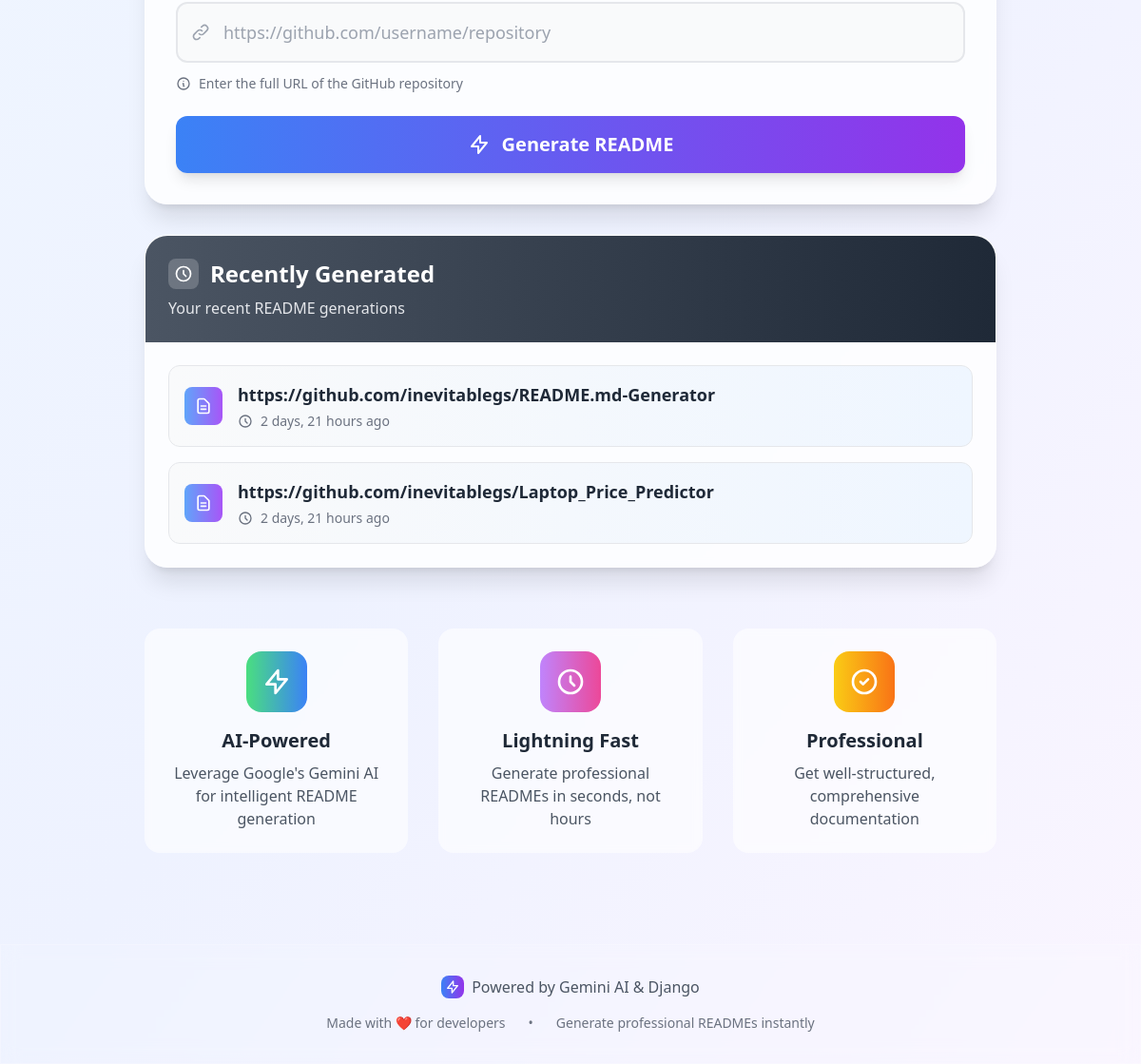
Before: / (lower part) with the older database file.
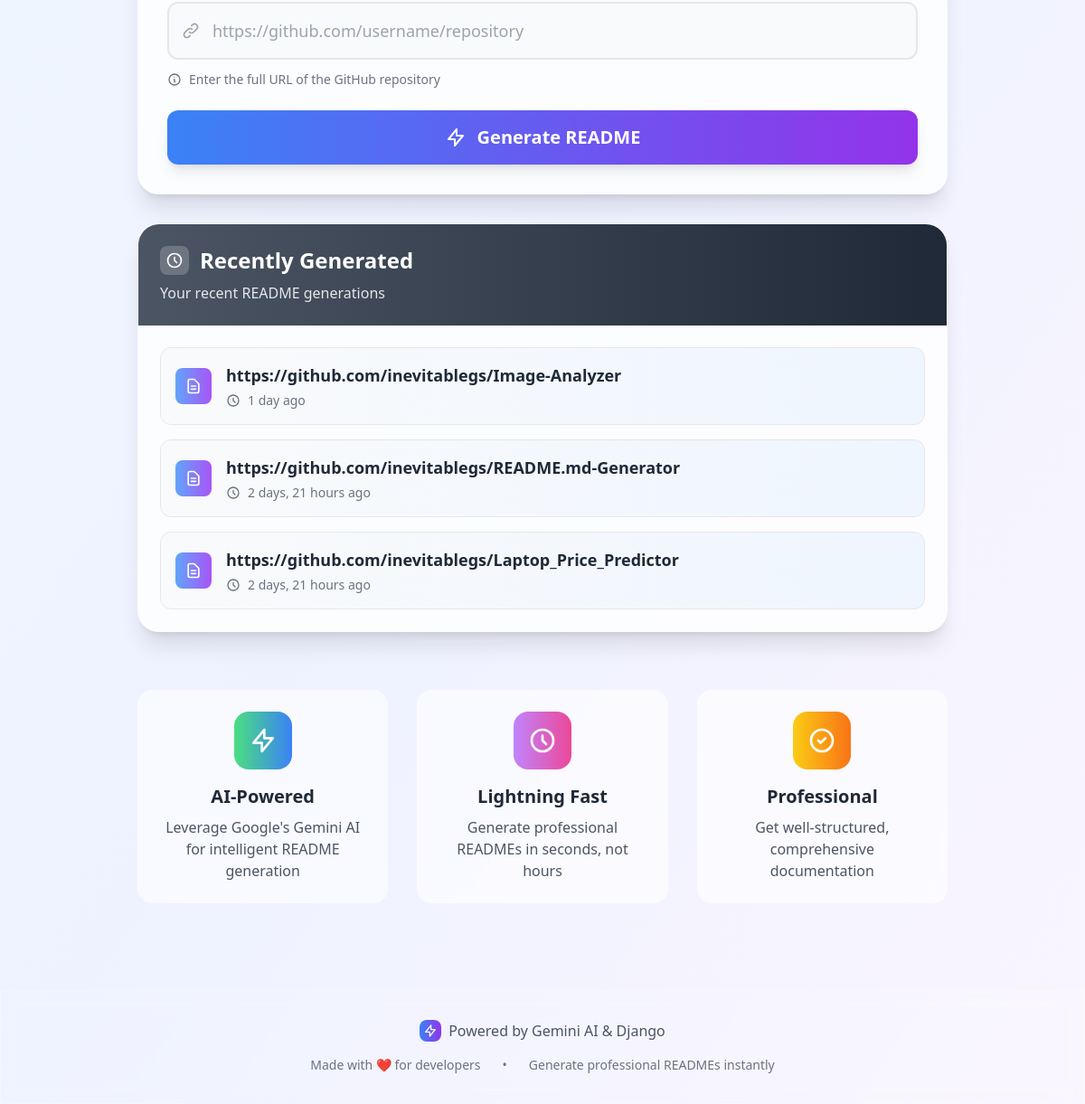
After: the same page with the newer database file.
### generator/models.py (models this page shows, shortened)
class Repository(models.Model):
    url = models.URLField(
        max_length=255,
        validators=[URLValidator()],
        unique=True
    )
    created_at = models.DateTimeField(auto_now_add=True)
    updated_at = models.DateTimeField(auto_now=True)
    readme_content = models.TextField(blank=True)
    language_stats = models.JSONField(default=dict, blank=True)
    topics = models.JSONField(default=list, blank=True)
    class Meta:
        verbose_name_plural = "Repositories"
        ordering = ['-created_at']

### generator/views.py (the view)
# urls.py: path('', views.home, name='home'),
@never_cache
@require_http_methods(["GET", "POST"])
def home(request):
    if request.method == 'POST':
        form = RepoForm(request.POST)
        if form.is_valid():
            try:
                repo_url = form.cleaned_data['repo_url']
                readme_content = generate_readme(repo_url)
                Repository.objects.update_or_create(
                    url=repo_url,
                    defaults={'readme_content': readme_content}
                )
                return render(request, 'result.html', {
                    'readme': readme_content,
                    'repo_url': repo_url
                })
            except Exception as e:
                error_msg = str(e)
                if "404" in error_msg and "license" in error_msg:
                    messages.warning(request, "License information not found for this repository. Generated README without license details.")
                else:
                    messages.error(request, f"Error: {error_msg}")
                return redirect('home')
        else:
            messages.error(request, "Please enter a valid GitHub repository URL")
    else:
        form = RepoForm()
    return render(request, 'home.html', {
        'form': form,
        'recent_repos': Repository.objects.order_by('-created_at')[:5]
    })

### generator/forms.py (shortened to what this page needs)
class RepoForm(forms.Form):
    repo_url = forms.URLField(
        label='GitHub Repository URL',
        widget=forms.URLInput(attrs={
            'class': 'form-control',
            'placeholder': 'https://github.com/username/repo',
            'autocomplete': 'off'
        }),
        help_text="Enter the full URL of the GitHub repository"
    )

### generator/templates/home.html (shortened to what the changed rows need)
<!DOCTYPE html>
<html lang="en">
<head>
    <script src="https://cdn.tailwindcss.com"></script>
</head>
<body class="min-h-screen bg-gradient-to-br from-blue-50 via-indigo-50 to-purple-50">
    <main class="container mx-auto px-4 py-8">
        <div class="max-w-4xl mx-auto">
            {% if recent_repos %}
            <div class="animate-fade-in">
                <div class="bg-white/80 backdrop-blur-sm rounded-3xl shadow-xl border border-white/20 overflow-hidden hover-lift">
                    <div class="bg-gradient-to-r from-gray-600 to-gray-800 p-6">
                        <div class="flex items-center space-x-3">
                            <h2 class="text-2xl font-bold text-white">Recently Generated</h2>
                        </div>
                    </div>
                    <div class="p-6">
                        <div class="space-y-4">
                            {% for repo in recent_repos %}
                            <div class="group bg-gradient-to-r from-gray-50 to-blue-50 rounded-xl p-4 hover:from-blue-50 hover:to-purple-50 transition-all duration-300 border border-gray-200 hover:border-blue-300 hover:shadow-lg">
                                <div class="flex items-center justify-between">
                                    <div class="flex items-center space-x-4">
                                        <div class="w-10 h-10 bg-gradient-to-r from-blue-400 to-purple-500 rounded-lg flex items-center justify-center group-hover:scale-110 transition-transform duration-300">
                                            <svg class="w-5 h-5 text-white" fill="none" stroke="currentColor" viewBox="0 0 24 24">
                                                <path stroke-linecap="round" stroke-linejoin="round" stroke-width="2" d="M9 12h6m-6 4h6m2 5H7a2 2 0 01-2-2V5a2 2 0 012-2h5.586a1 1 0 01.707.293l5.414 5.414a1 1 0 01.293.707V19a2 2 0 01-2 2z"></path>
                                            </svg>
                                        </div>
                                        <div>
                                            <a href="{{ repo.url }}" target="_blank" class="text-lg font-semibold text-gray-800 hover:text-blue-600 transition-colors duration-300 group-hover:underline">
                                                {{ repo.url }}
                                            </a>
                                            <p class="text-sm text-gray-500 flex items-center space-x-2 mt-1">
                                                <svg class="w-4 h-4" fill="none" stroke="currentColor" viewBox="0 0 24 24">
                                                    <path stroke-linecap="round" stroke-linejoin="round" stroke-width="2" d="M12 8v4l3 3m6-3a9 9 0 11-18 0 9 9 0 0118 0z"></path>
                                                </svg>
                                                <span>{{ repo.created_at|timesince }} ago</span>
                                            </p>
                                        </div>
                                    </div>
                                </div>
                            </div>
                            {% endfor %}
                        </div>
                    </div>
                </div>
            </div>
            {% endif %}
        </div>
    </main>
</body>
</html>

Changed rows visible on the page:
added Repository: url "https://github.com/inevitablegs/Image-Analyzer", created_at "1 day"
